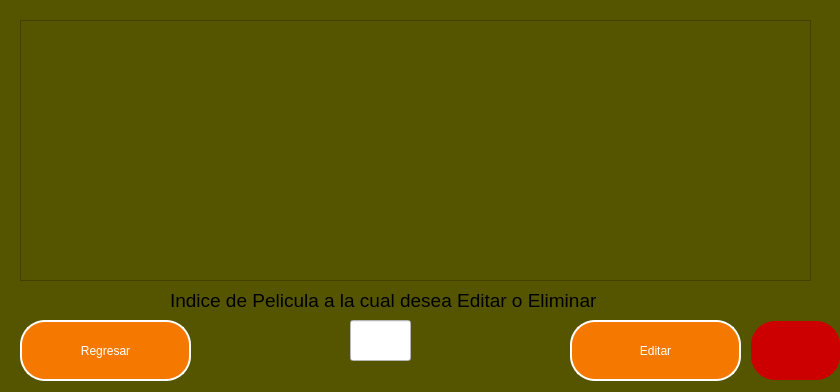
<?xml version="1.0" encoding="UTF-8"?>
<ui version="4.0">
 <class>Form</class>
 <widget class="QWidget" name="Form">
  <property name="geometry">
   <rect>
    <x>0</x>
    <y>0</y>
    <width>840</width>
    <height>392</height>
   </rect>
  </property>
  <property name="windowTitle">
   <string>Ver y Editar Peliculas</string>
  </property>
  <property name="styleSheet">
   <string notr="true">background-color: rgb(255, 255, 255);
background-color: rgb(85, 85, 0);</string>
  </property>
  <widget class="QLineEdit" name="leNumItem">
   <property name="geometry">
    <rect>
     <x>350</x>
     <y>320</y>
     <width>61</width>
     <height>41</height>
    </rect>
   </property>
   <property name="font">
    <font>
     <pointsize>18</pointsize>
     <weight>75</weight>
     <bold>true</bold>
    </font>
   </property>
   <property name="styleSheet">
    <string notr="true">background-color: rgb(255, 255, 255);</string>
   </property>
   <property name="text">
    <string/>
   </property>
  </widget>
  <widget class="QPushButton" name="btnEdit">
   <property name="geometry">
    <rect>
     <x>570</x>
     <y>320</y>
     <width>171</width>
     <height>61</height>
    </rect>
   </property>
   <property name="cursor">
    <cursorShape>PointingHandCursor</cursorShape>
   </property>
   <property name="styleSheet">
    <string notr="true">background-color: rgb(245, 121, 0);
color: rgb(255, 255, 255);
border-radius: 25%;
font: 65 italic 20pt &quot;URW Bookman L&quot;;
border-style: solid;
border-width: 2px;</string>
   </property>
   <property name="text">
    <string>Editar</string>
   </property>
  </widget>
  <widget class="QPushButton" name="btnCancel">
   <property name="geometry">
    <rect>
     <x>750</x>
     <y>320</y>
     <width>91</width>
     <height>61</height>
    </rect>
   </property>
   <property name="cursor">
    <cursorShape>PointingHandCursor</cursorShape>
   </property>
   <property name="styleSheet">
    <string notr="true">background-color: rgb(204, 0, 0);
border-style: solid;
border-width: 2px;
border-radius: 25%;</string>
   </property>
   <property name="text">
    <string/>
   </property>
   <property name="icon">
    <iconset>
     <normaloff>Iconos/24-Empty_Trash_256x256_35394(1).ico</normaloff>Iconos/24-Empty_Trash_256x256_35394(1).ico</iconset>
   </property>
   <property name="iconSize">
    <size>
     <width>40</width>
     <height>40</height>
    </size>
   </property>
  </widget>
  <widget class="QLabel" name="label">
   <property name="geometry">
    <rect>
     <x>170</x>
     <y>290</y>
     <width>431</width>
     <height>21</height>
    </rect>
   </property>
   <property name="font">
    <font>
     <pointsize>14</pointsize>
     <weight>50</weight>
     <bold>false</bold>
    </font>
   </property>
   <property name="text">
    <string>Indice de Pelicula a la cual desea Editar o Eliminar</string>
   </property>
  </widget>
  <widget class="QTextEdit" name="textEdit">
   <property name="enabled">
    <bool>true</bool>
   </property>
   <property name="geometry">
    <rect>
     <x>20</x>
     <y>20</y>
     <width>791</width>
     <height>261</height>
    </rect>
   </property>
   <property name="styleSheet">
    <string notr="true">background-color: rgb(85, 85, 0);</string>
   </property>
   <property name="lineWrapMode">
    <enum>QTextEdit::NoWrap</enum>
   </property>
  </widget>
  <widget class="QPushButton" name="btnAtras">
   <property name="geometry">
    <rect>
     <x>20</x>
     <y>320</y>
     <width>171</width>
     <height>61</height>
    </rect>
   </property>
   <property name="cursor">
    <cursorShape>PointingHandCursor</cursorShape>
   </property>
   <property name="focusPolicy">
    <enum>Qt::TabFocus</enum>
   </property>
   <property name="styleSheet">
    <string notr="true">background-color: rgb(245, 121, 0);
color: rgb(255, 255, 255);
border-radius: 25%;
font: 65 italic 20pt &quot;URW Bookman L&quot;;
border-style: solid;
border-width: 2px;</string>
   </property>
   <property name="text">
    <string>Regresar</string>
   </property>
  </widget>
 </widget>
 <resources/>
 <connections/>
</ui>
